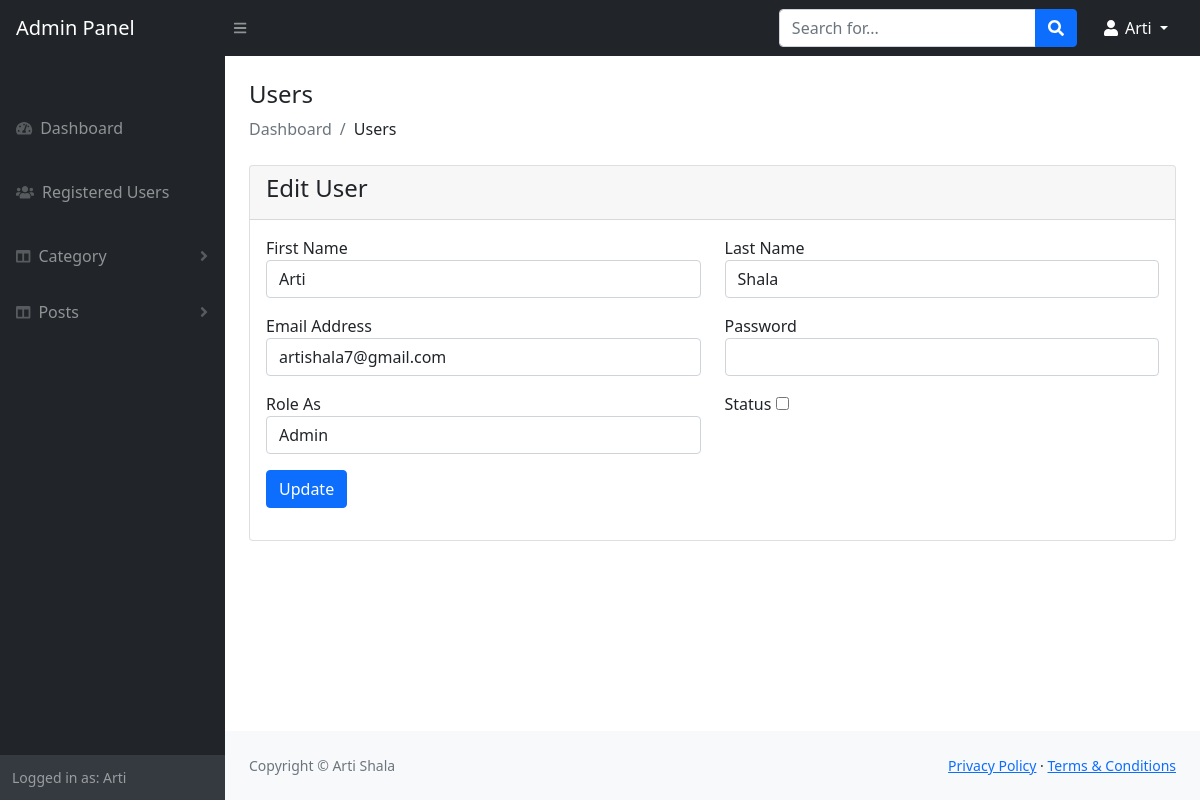
/admin/register-edit.php?id=1 (signed in), run on the app's committed database.
### tables this page shows
CREATE TABLE `users` (
  `id` int(11) NOT NULL,
  `fname` varchar(191) NOT NULL,
  `lname` varchar(191) NOT NULL,
  `email` varchar(191) NOT NULL,
  `password` varchar(191) NOT NULL,
  `role_as` tinyint(4) NOT NULL DEFAULT 0,
  `status` tinyint(1) NOT NULL DEFAULT 0,
  `created_at` timestamp NOT NULL DEFAULT current_timestamp()
);

### admin/register-edit.php (the view, shortened to what this page needs)
<?php
include('includes/header.php');
?>
<div class="container-fluid px-4">
    <h4 class="mt-4">Users</h4>
    <ol class="breadcrumb mb-4">
        <li class="breadcrumb-item active">Dashboard</li>
        <li class="breadcrumb-item">Users</li>
    </ol>
    <div class="row">
        <div class="col-md-12">
            <div class="card">
                <div class="card-header">
                    <h4>Edit User</h4>
                </div>
                <div class="card-body">
                    <?php
                if(isset($_GET['id']))
                {
                    $user_id = $_GET['id'];
                    $users = "SELECT * From users WHERE id='$user_id'";
                    $users_run = mysqli_query($con ,$users);
                    if(mysqli_num_rows($users_run ) > 0)
                    {
                        foreach($users_run as $user)
                        {
                        ?>
                    <form action="code.php" method="POST">
                        <div class="row">
                            <div class="col-md-6 mb-3">
                                <label for="">First Name</label>
                                <input type="text" name="fname" value="<?=$user['fname'];?>" class="form-control">
                            </div>
                            <div class="col-md-6 mb-3">
                                <label for="">Last Name</label>
                                <input type="text" name="lname" value="<?=$user['lname'];?>" class="form-control">
                            </div>
                            <div class="col-md-6 mb-3">
                                <label for="">Email Address</label>
                                <input type="text" name="email" value="<?=$user['email'];?>" class="form-control">
                            </div>
                            <div class="col-md-6 mb-3">
                                <label for="">Password</label>
                                <input type="text" name="password"  class="form-control">
                            </div>
                            <div class="col-md-6 mb-3">
                                <label for="">Role As</label>
                                <select name="role_as" required class="form-control">
                                    <option value="1" <?= $user['role_as'] == '1' ? 'selected' : '' ?> > Admin </option>
                                </select>
                            </div>
                            <div class="col-md-6 mb-3">
                                <label for="">Status</label>
                                <input type="checkbox" name="status" <?= $user['status'] == '1' ? 'checked' : '' ?> width="70px" height="70px" />
                            </div>
                            <div class="col-md-6 mb-3">
                                <button type="submit" name="update_user" class="btn btn-primary">Update</button>
                            </div>
                        </div>
                    </form>
                    <?php
                        }
                    }
                    else{
                        ?>
                    <h4>No Record Found</h4>
                    <?php
                    }
                }
                ?>
                </div>
            </div>
        </div>
    </div>
</div>
<?php
include('includes/footer.php');
include('includes/scripts.php')
?>

### data on the page
users: fname "Arti", lname "Shala", email "artishala7@gmail.com", role_as "Admin"

### other printed values
$_SESSION["auth_username"] "Arti"
